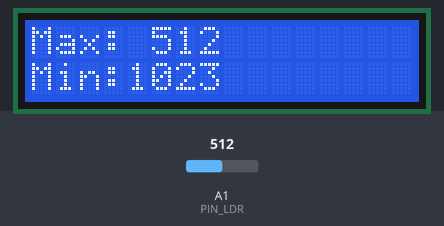
The sketch below on a simulated Arduino Uno, built with avr-gcc and run on an emulated ATmega328P. Parts: 16×2 character LCD. Inputs (shaded band) come from the test bench; at power-on: A1 (PIN_LDR) = 512. What the sketch prints to the serial monitor is not drawn.

Above: at 1.2 s.
1.3 s: A1 (PIN_LDR) set to 716
At 2.7 s:
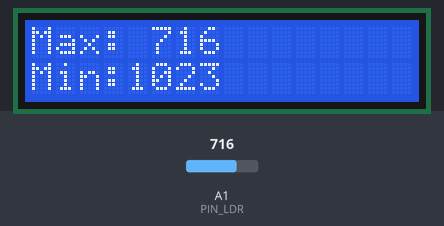
3.1 s: A1 (PIN_LDR) set to 900
At 3.7 s:
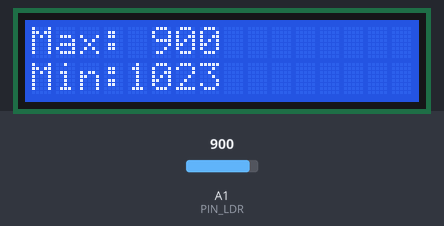
4.7 s: A1 (PIN_LDR) set to 1023
At 5.9 s:
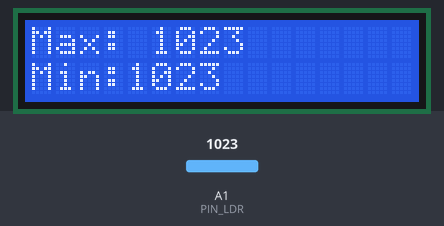
Timing chart, 0 to 7.7 s (numbered marks = the images above; inputs shaded):
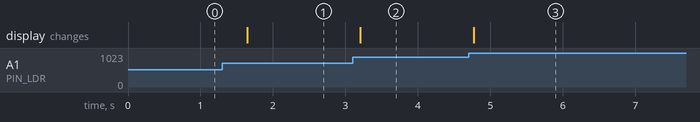

The sketch:

Ejercicio03-LDR.ino
```cpp
#define PIN_LDR A1
#include <Wire.h>
#include <LiquidCrystal_I2C.h>

LiquidCrystal_I2C lcd(0x27,16,2);  // set the LCD address to 0x27 for a 16 chars and 2 line display

int maximo = 0;
int minimo = 1023;

void setup() {
  Serial.begin(9600);
  lcd.init();
  lcd.backlight();
}

void loop() {
  int sensorValue = analogRead(PIN_LDR);
  maximo = max(maximo,sensorValue);
  minimo = max(minimo,sensorValue);
  Serial.print(sensorValue);
  Serial.print(",");
  Serial.print(maximo);
  Serial.print(",");
  Serial.println(minimo);

  lcd.clear();
  lcd.setCursor(0, 0);
  lcd.print("Max: ");
  lcd.print(maximo);
  lcd.setCursor(0, 1);
  lcd.print("Min:");
  lcd.print(minimo);
  delay(500);
}
```

Measured:
- after the input at 1.3 s, the display: changes after 0.35 s (image 1)
- after the input at 3.1 s, the display: changes after 0.11 s (image 2)
- after the input at 4.7 s, the display: changes after 0.07 s (image 3)
